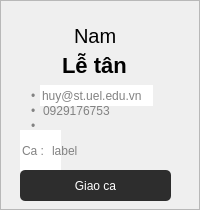
           <widget class="QFrame" name="frmEmployeeRow2">
            <property name="sizePolicy">
             <sizepolicy hsizetype="Preferred" vsizetype="Preferred">
              <horstretch>0</horstretch>
              <verstretch>0</verstretch>
             </sizepolicy>
            </property>
            <property name="minimumSize">
             <size>
              <width>0</width>
              <height>50</height>
             </size>
            </property>
            <property name="styleSheet">
             <string notr="true">#frmEmployeeRow2 {
	background-color: white;
	border-radius:4px;
	border:1px solid #E0E0E0;
}</string>
            </property>
            <property name="frameShape">
             <enum>QFrame::StyledPanel</enum>
            </property>
            <property name="frameShadow">
             <enum>QFrame::Raised</enum>
            </property>
            <widget class="QLineEdit" name="leEmployeeRow2Name">
             <property name="geometry">
              <rect>
               <x>0</x>
               <y>20</y>
               <width>191</width>
               <height>31</height>
              </rect>
             </property>
             <property name="styleSheet">
              <string notr="true">QLineEdit {
	font-family: &quot;Montserrat&quot;;
	font-size:20px;
	font-weight:none;
	background-color:transparent;
	border:1px;
}</string>
             </property>
             <property name="text">
              <string>Nam</string>
             </property>
             <property name="alignment">
              <set>Qt::AlignCenter</set>
             </property>
            </widget>
            <widget class="QLineEdit" name="leEmployeeRow2Position">
             <property name="geometry">
              <rect>
               <x>60</x>
               <y>50</y>
               <width>71</width>
               <height>31</height>
              </rect>
             </property>
             <property name="styleSheet">
              <string notr="true">QLineEdit {
	font-family: &quot;Montserrat&quot;;
	font-size:22px;
	font-weight:530;
	background-color:transparent;
	border:1px;
}</string>
             </property>
             <property name="text">
              <string>Lễ tân</string>
             </property>
            </widget>
            <widget class="QLabel" name="lblEmployeeRow2Dot">
             <property name="geometry">
              <rect>
               <x>31</x>
               <y>85</y>
               <width>21</width>
               <height>21</height>
              </rect>
             </property>
             <property name="styleSheet">
              <string notr="true">QLabel {
	color: #828282;
}</string>
             </property>
             <property name="text">
              <string>•</string>
             </property>
            </widget>
            <widget class="QLineEdit" name="leEmployeeRow2Email">
             <property name="geometry">
              <rect>
               <x>40</x>
               <y>85</y>
               <width>113</width>
               <height>21</height>
              </rect>
             </property>
             <property name="styleSheet">
              <string notr="true">QLineEdit {
	border:none;
	color: #828282;
}</string>
             </property>
             <property name="text">
              <string>huy@st.uel.edu.vn</string>
             </property>
            </widget>
            <widget class="QLabel" name="lblEmployeeRow2Dot2">
             <property name="geometry">
              <rect>
               <x>31</x>
               <y>100</y>
               <width>20</width>
               <height>21</height>
              </rect>
             </property>
             <property name="styleSheet">
              <string notr="true">QLabel {
	color: #828282;
}</string>
             </property>
             <property name="text">
              <string>•</string>
             </property>
            </widget>
            <widget class="QLineEdit" name="leEmployeeRow2Phone">
             <property name="geometry">
              <rect>
               <x>41</x>
               <y>100</y>
               <width>111</width>
               <height>21</height>
              </rect>
             </property>
             <property name="styleSheet">
              <string notr="true">QLineEdit {
	border:none;
	color: #828282;
	background-color:transparent;
}</string>
             </property>
             <property name="text">
              <string>0929176753</string>
             </property>
            </widget>
            <widget class="QLineEdit" name="leEmployeeRow2Ca">
             <property name="geometry">
              <rect>
               <x>20</x>
               <y>130</y>
               <width>41</width>
               <height>41</height>
              </rect>
             </property>
             <property name="font">
              <font>
               <pointsize>9</pointsize>
              </font>
             </property>
             <property name="styleSheet">
              <string notr="true">QLineEdit {
	border:none;
	color: #828282;
}</string>
             </property>
             <property name="text">
              <string>Ca :</string>
             </property>
            </widget>
            <widget class="QPushButton" name="btnEmployeeRow2Assign">
             <property name="geometry">
              <rect>
               <x>20</x>
               <y>170</y>
               <width>151</width>
               <height>31</height>
              </rect>
             </property>
             <property name="cursor">
              <cursorShape>PointingHandCursor</cursorShape>
             </property>
             <property name="styleSheet">
              <string notr="true">QPushButton {
	font: 11pt &quot;Monteserrat&quot;;
	color: white				;
	border-radius: 5px;
	background-color: #2D2D2D; 
}</string>
             </property>
             <property name="text">
              <string>Giao ca</string>
             </property>
            </widget>
            <widget class="QPushButton" name="btnEmployeeRow2Delete">
             <property name="geometry">
              <rect>
               <x>150</x>
               <y>10</y>
               <width>31</width>
               <height>31</height>
              </rect>
             </property>
             <property name="cursor">
              <cursorShape>PointingHandCursor</cursorShape>
             </property>
             <property name="styleSheet">
              <string notr="true">QPushButton {
	background-color: transparent;
	border: none;
}
</string>
             </property>
             <property name="text">
              <string/>
             </property>
             <property name="icon">
              <iconset>
               <normaloff>C:/Administrator/Downloads/project/images/xoa.jpg</normaloff>C:/Administrator/Downloads/project/images/xoa.jpg</iconset>
             </property>
             <property name="iconSize">
              <size>
               <width>30</width>
               <height>30</height>
              </size>
             </property>
            </widget>
            <widget class="QLineEdit" name="leEmployeeRow2Shift">
             <property name="geometry">
              <rect>
               <x>50</x>
               <y>130</y>
               <width>51</width>
               <height>41</height>
              </rect>
             </property>
             <property name="font">
              <font>
               <pointsize>9</pointsize>
              </font>
             </property>
             <property name="styleSheet">
              <string notr="true">QLineEdit {
	border:none;
	color: #828282;
	background-color: transparent;
}</string>
             </property>
             <property name="text">
              <string>label</string>
             </property>
            </widget>
            <widget class="QLabel" name="lblEmployeeRow2Dot3">
             <property name="geometry">
              <rect>
               <x>31</x>
               <y>110</y>
               <width>20</width>
               <height>31</height>
              </rect>
             </property>
             <property name="styleSheet">
              <string notr="true">QLabel {
	color: #828282;
}</string>
             </property>
             <property name="text">
              <string>•</string>
             </property>
            </widget>
            <widget class="QLineEdit" name="leEmployeeRow2CCCD">
             <property name="geometry">
              <rect>
               <x>40</x>
               <y>110</y>
               <width>111</width>
               <height>31</height>
              </rect>
             </property>
             <property name="styleSheet">
              <string notr="true">QLineEdit {
	border:none;
	color: #828282;
	background-color: transparent;
}</string>
             </property>
             <property name="text">
              <string/>
             </property>
            </widget>
           </widget>
